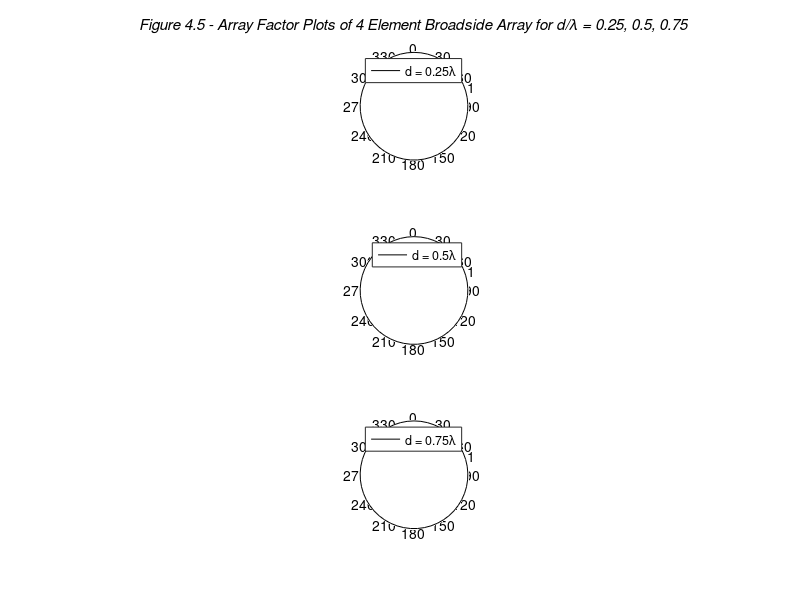

Source code (MATLAB):
%%%%%%%%%%%%%%%%%%%%%%%%%%%%%%%%%%%%%%%%%%%%%%%%%%%%%%%%%%%%%%
%%                                                          %%
%%  ******************************************************  %%
%%  * Smart Antennas for Wireless Applications w/ Matlab *  %%
%%  ******************************************************  %%
%%                                                          %%
%% Chapter 4: Fig 4.5                                       %%
%%                                                          %%
%% Author: Frank Gross                                      %%
%% McGraw-Hill, 2005                                        %%
%% Date:  9/6/2004                                          %%
%%                                                          %%
%% This code creates Fig 4.5, a polar plot of a 4 element   %%
%%     Broadside Array with delta = 0 and d = 0.25lambda,   %% 
%%     0.5lambda, 0.75lambda                                %%
%%%%%%%%%%%%%%%%%%%%%%%%%%%%%%%%%%%%%%%%%%%%%%%%%%%%%%%%%%%%%%      

%%------------------- Define Variables:---------------------%%
% theta - angle (deg)                                        %                                      
% N - number of array elements                               %
% d - element spacing in terms of wavelengths (lambda)       %
% delta - phase difference between two adjacent elements     %
% AF - array factor of N element array                       %
%%----------------------------------------------------------%%

%%-------------------- Given Values ------------------------%%

theta = 0:0.005:2*pi;
N = 4;

%%---------- Determine Array factor for d = 0.25lambda ------%%

d = 0.25;
delta = 0;      % broadside
AF = sin(N*pi*d*sin(theta) + N*delta/2)./(N*pi*d*sin(theta) + N*delta/2);

%%-------------------- Plot Results -------------------------%%

subplot(311)
polar(theta,abs(AF),'k')
view(90,-90)
legend('d = 0.25\lambda')
title('\bf\itFigure 4.5 - Array Factor Plots of 4 Element Broadside Array for d/\lambda = 0.25, 0.5, 0.75')

%%----------- Determine Array factor for d = 0.5lambda ------%%

d = 0.5;
delta = 0;      % broadside

AF = sin(N*pi*d*sin(theta) + N*delta/2)./(N*pi*d*sin(theta) + N*delta/2);

%%-------------------- Plot Results -------------------------%%

subplot(312)
polar(theta,abs(AF)/max(abs(AF)),'k')
view(90,-90)
legend('d = 0.5\lambda')

%%---------- Determine Array factor for d = 0.75lambda ------%%

d = 0.75;
delta = 0;      % broadside
AF = sin(N*pi*d*sin(theta) + N*delta/2)./(N*pi*d*sin(theta) + N*delta/2);

%%-------------------- Plot Results -------------------------%%

subplot(313)
polar(theta,abs(AF),'k')
view(90,-90)
legend('d = 0.75\lambda')
